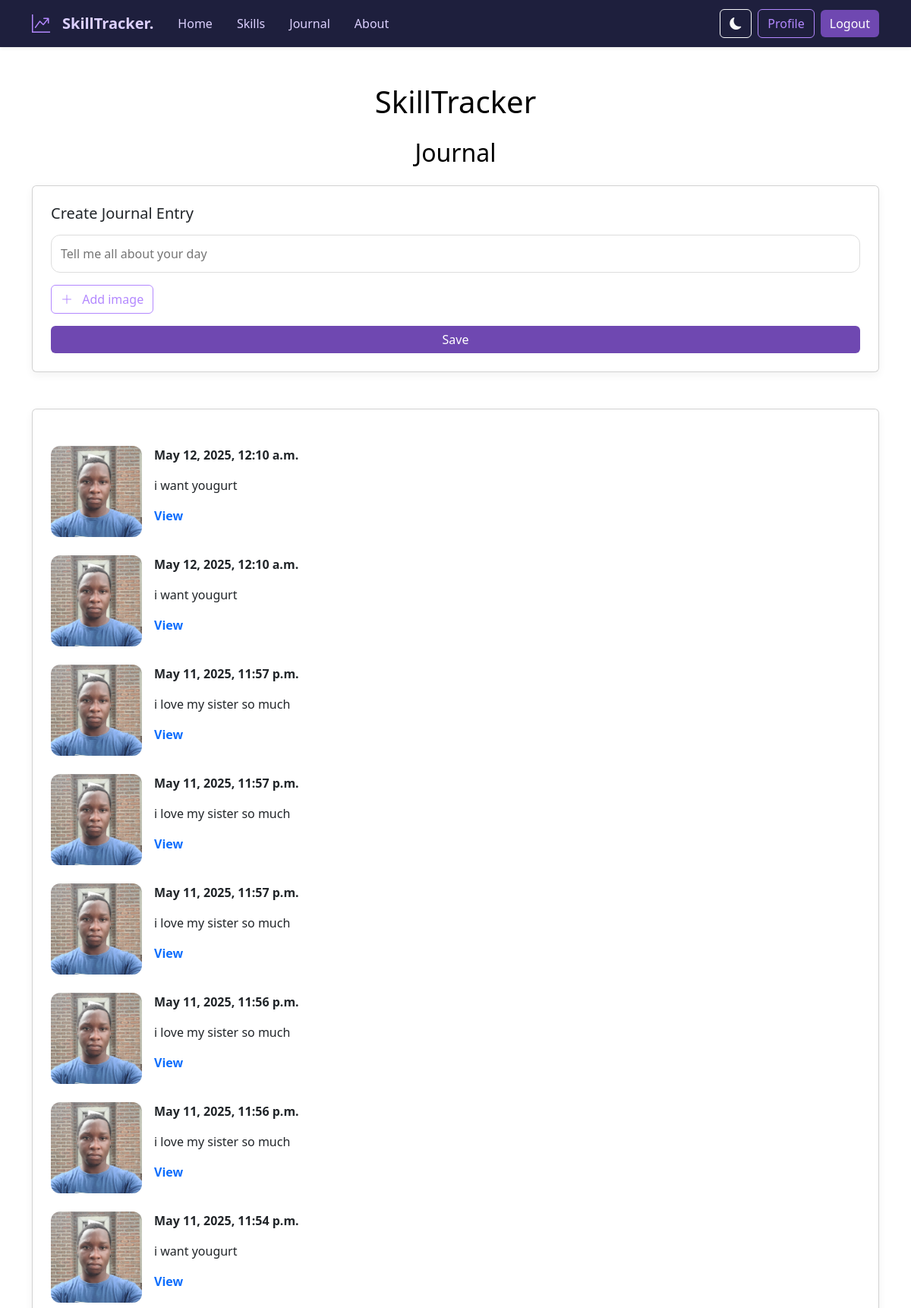
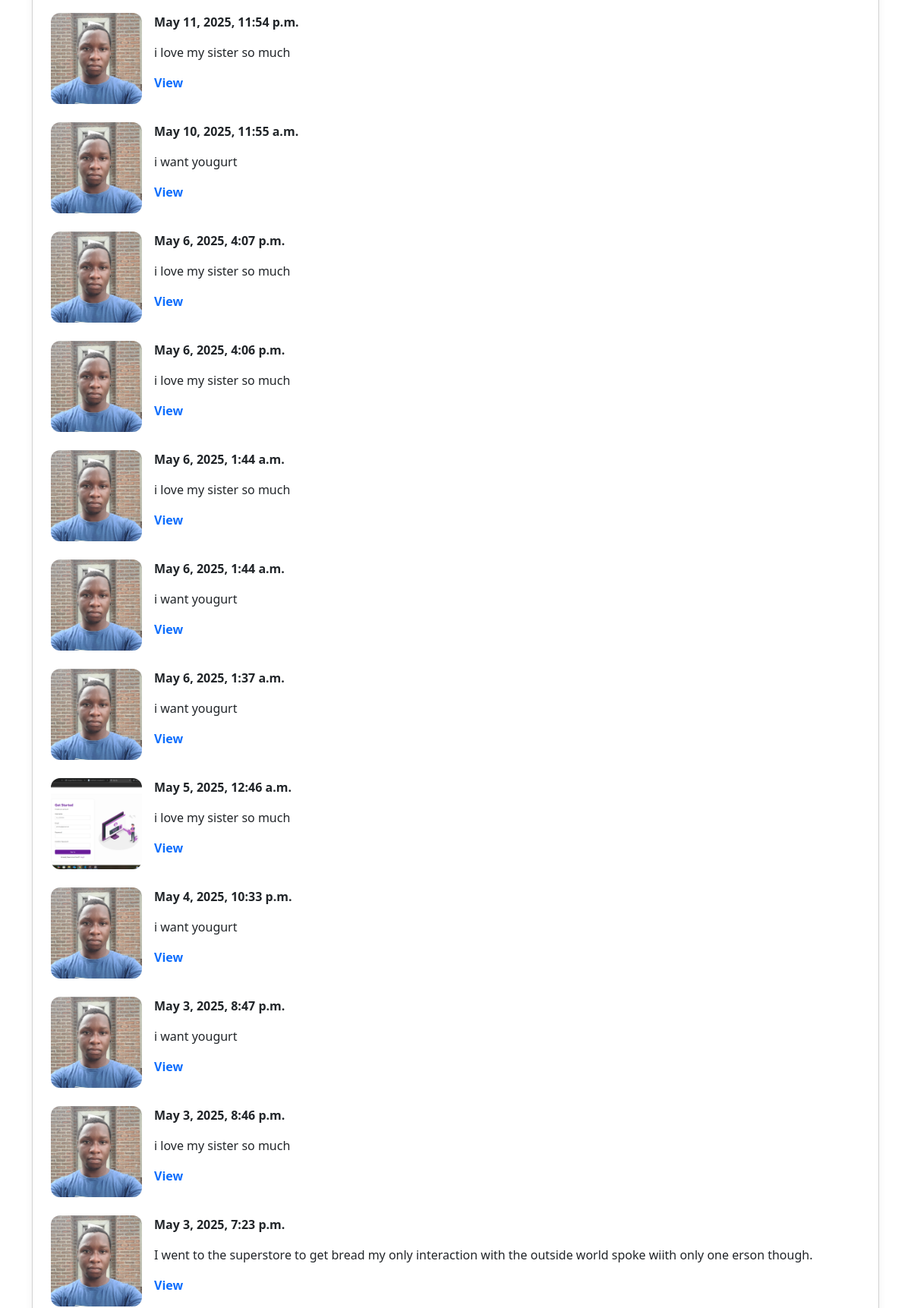
The page /journal/ (signed in, upper part) on the database its author committed (2 pictures, top to bottom).
### tracker_app/models.py (models this page shows)
class Journal(models.Model):
    user = models.ForeignKey(User, on_delete=models.CASCADE)
    journal_content = models.TextField()
    journal_image = models.ImageField(upload_to='journal_images/', null=True, blank=True)
    created_at = models.DateTimeField(auto_now_add=True)

### tracker_app/views.py (the view, shortened to what this page needs)
# urls.py: path('journal/', views.journal, name='journal'),
def journal(request):
    journal_list = Journal.objects.filter(user=request.user).order_by('-created_at')
    return render(request, 'journal.html', {'journal_list': journal_list})

### templates/journal.html (shortened to what this page needs)
{% load static %}
<!DOCTYPE html>
<html lang="en">
<head>
  <link href="https://cdn.jsdelivr.net/npm/bootstrap@5.3.3/dist/css/bootstrap.min.css" rel="stylesheet" />
</head>
<body>
  {% include 'navbar.html' %}
  <div class="container py-5">
    <h1 class="text-center mb-4">SkillTracker</h1>
    <h2 class="text-center mb-4">Journal</h2>
    <div class="card p-4 mb-5">
      <form method="post" enctype="multipart/form-data">
        <h5 class="mb-3">Create Journal Entry</h5>
        <input type="text" name="journal_content" placeholder="Tell me all about your day" class="mb-3" required />
        <div class="d-flex justify-content-start mb-3">
          <label class="btn btn-outline-purple">
            <i class="bi bi-plus-lg me-2"></i> Add image
          </label>
        </div>
        <button type="submit" class="btn btn-purple">Save</button>
      </form>
    </div>
    {% if journal_list %}
    <div class="card p-4">
      {% for journal in journal_list %}
      <div class="journal-entry mt-4">
        {% if journal.journal_image %}
          <img src="{{ journal.journal_image.url }}" alt="Journal image">
        {% else %}
          <img src="{% static 'images/20241022_143310.jpg' %}" alt="Default image">
        {% endif %}
        <div>
          <p class="fw-semibold text-dark">{{ journal.created_at|date:"F j, Y, g:i a" }}</p>
          <p>{{ journal.journal_content }}</p>
          <a href="journal-details/{{ journal.id }}" class="text-decoration-none text-purple fw-bold">View</a>
        </div>
      </div>
    {% endfor %}
    </div>
    {% else %}
    <p class="text-muted text-center">No journal entries yet.</p>
    {% endif %}
  </div>
  <link href="https://cdn.jsdelivr.net/npm/bootstrap-icons@1.10.5/font/bootstrap-icons.css" rel="stylesheet">
</body>
</html>

### templates/journal.html (style rules this page uses)
body { background-color: #f9f5ff; font-family: 'Segoe UI', sans-serif; }
.card { border-radius: 16px; box-shadow: 0 4px 12px rgba(0, 0, 0, 0.05); background: #fff; }
h2 { font-weight: 800; color: #4b0082; }
input[type="text"] { border-radius: 12px; padding: 12px; border: 1px solid #ddd; width: 100%; }
.btn-purple { background: #7b2cbf; color: white; border-radius: 12px; padding: 10px 20px; border: none; width: 100%; }
.btn-outline-purple { border: 2px solid #ddd; background: white; color: #7b2cbf; font-weight: 500; border-radius: 10px; }
.journal-entry { display: flex; align-items: flex-start; gap: 16px; }
.journal-entry img { width: 120px; height: 120px; object-fit: cover; border-radius: 12px; }

### templates/navbar.html (style rules this page uses)
:root { --bg-light: #ffffff; --text-light: #000000; --bg-dark: #1e1f3d; --text-dark: #dcd0ff; }
body { background-color: var(--bg-light); color: var(--text-light); transition: background-color 0.5s, color 0.5s; }
.btn-purple { background-color: #6f48b1; color: #fff; border: none; }
.btn-outline-purple { border: 1px solid #b388ff; color: #b388ff; background-color: transparent; }

### rows shown on the page
Journal: created_at "May 12, 2025, 12:10 a.m.", journal_content "i want yougurt"
Journal: created_at "May 12, 2025, 12:10 a.m.", journal_content "i want yougurt"
Journal: created_at "May 11, 2025, 11:57 p.m.", journal_content "i love my sister so much"
Journal: created_at "May 11, 2025, 11:57 p.m.", journal_content "i love my sister so much"
Journal: created_at "May 11, 2025, 11:57 p.m.", journal_content "i love my sister so much"
Journal: created_at "May 11, 2025, 11:56 p.m.", journal_content "i love my sister so much"
Journal: created_at "May 11, 2025, 11:56 p.m.", journal_content "i love my sister so much"
Journal: created_at "May 11, 2025, 11:54 p.m.", journal_content "i want yougurt"
Journal: created_at "May 11, 2025, 11:54 p.m.", journal_content "i love my sister so much"
Journal: created_at "May 10, 2025, 11:55 a.m.", journal_content "i want yougurt"
Journal: created_at "May 6, 2025, 4:07 p.m.", journal_content "i love my sister so much"
Journal: created_at "May 6, 2025, 4:06 p.m.", journal_content "i love my sister so much"
Journal: created_at "May 6, 2025, 1:44 a.m.", journal_content "i love my sister so much"
Journal: created_at "May 6, 2025, 1:44 a.m.", journal_content "i want yougurt"
Journal: created_at "May 6, 2025, 1:37 a.m.", journal_content "i want yougurt"
Journal: journal_image (picture), created_at "May 5, 2025, 12:46 a.m.", journal_content "i love my sister so much"
Journal: created_at "May 4, 2025, 10:33 p.m.", journal_content "i want yougurt"
Journal: created_at "May 3, 2025, 8:47 p.m.", journal_content "i want yougurt"
Journal: created_at "May 3, 2025, 8:46 p.m.", journal_content "i love my sister so much"
Journal: created_at "May 3, 2025, 7:23 p.m.", journal_content "I went to the superstore to get bread my only interaction with the outside world spoke wiith only one erson though."
